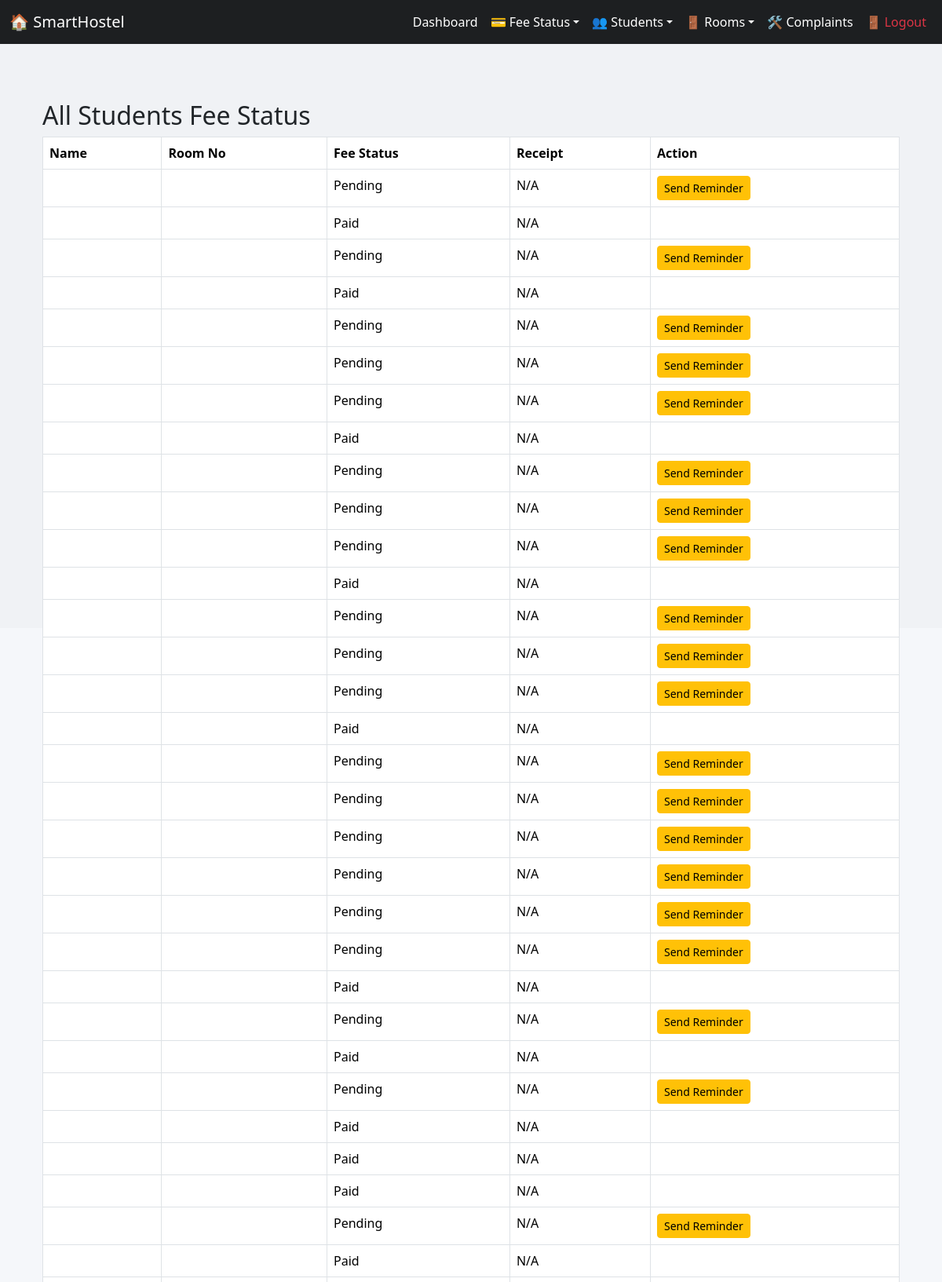
The page /custom-admin/fees/ (signed in, upper part) on the database its author committed.
### hostelapp/models.py (models this page shows, shortened)
class Student(models.Model):
    user = models.OneToOneField(CustomUser, on_delete=models.CASCADE)
    contact_number = models.CharField(max_length=10)
    address = models.TextField()
    room = models.ForeignKey(Room, on_delete=models.SET_NULL, null=True, blank=True, related_name='students')
    payment_status = models.CharField(max_length=20, default='unpaid')
    roll_number = models.CharField(max_length=20)
    department = models.CharField(max_length=100)
    year = models.IntegerField(null=True, blank=True)
    attendance_percent = models.IntegerField(default=0)
    internal_score = models.IntegerField(default=0)
    parent_income = models.IntegerField(default=0)
    scholarship = models.BooleanField(default=False)
    hostel_stay = models.BooleanField(default=True)
    cgpa = models.FloatField(null=True, blank=True)
    previous_default = models.IntegerField(null=True, blank=True)
    has_paid_fees = models.BooleanField(default=False)
    fee_receipt = models.FileField(upload_to='receipts/', null=True, blank=True)
    is_predicted_defaulter = models.BooleanField(default=False)

### hostelapp/views.py (the view)
# urls.py: path('custom-admin/fees/', views.admin_view_all_fees, name='admin_view_all_fees'),
@login_required
@user_passes_test(is_admin)
def admin_view_all_fees(request):
    students = Student.objects.all()
    fee_data = []
    for student in students:
        fee_payment, created = FeePayment.objects.get_or_create(student=student)
        fee_data.append({
            'student': student,
            'fee_paid': fee_payment.fee_paid,
            'receipt': fee_payment.receipt.url if fee_payment.receipt else None,
        })
    context = {'fee_data': fee_data}
    return render(request, 'admin/view_all_fees.html', context)

### hostelapp/views.py (called while the page is built)
def is_admin(user):
    return user.is_superuser or user.is_staff

### hostelml/templates/admin/view_all_fees.html
{% extends 'base.html' %}
{% block content %}
<div class="container mt-5">
    <h2>All Students Fee Status</h2>
    <table class="table table-bordered">
        <thead>
            <tr>
                <th>Name</th>
                <th>Room No</th>
                <th>Fee Status</th>
                <th>Receipt</th>
                <th>Action</th>
            </tr>
        </thead>
        <tbody>
            {% for item in fee_data %}
            <tr>
                <td>{{ item.student.user.get_full_name }}</td>
                <td>{{ item.student.room_number }}</td>
                <td>{{ item.fee_paid|yesno:"Paid,Pending" }}</td>
                <td>
                    {% if item.receipt %}
                        <a href="{{ item.receipt }}" target="_blank">View</a>
                    {% else %}
                        N/A
                    {% endif %}
                </td>
                <td>
                    {% if not item.fee_paid %}
                        <a href="{% url 'send_fee_reminder' item.student.id %}" class="btn btn-warning btn-sm">Send Reminder</a>
                    {% endif %}
                </td>
            </tr>
            {% endfor %}
        </tbody>
    </table>
</div>
{% endblock %}

### hostelml/templates/base.html (style rules this page uses)
html, body { height: 100%; margin: 0; background-color: #f5f7fa; color: #212529; }
a { color: #0d6efd; text-decoration: none; }

### rows shown on the page
Student: fee_paid "Pending", shows "N/A", shows "Send Reminder"
Student: fee_paid "Paid", shows "N/A"
Student: fee_paid "Pending", shows "N/A", shows "Send Reminder"
Student: fee_paid "Paid", shows "N/A"
Student: fee_paid "Pending", shows "N/A", shows "Send Reminder"
Student: fee_paid "Pending", shows "N/A", shows "Send Reminder"
Student: fee_paid "Pending", shows "N/A", shows "Send Reminder"
Student: fee_paid "Paid", shows "N/A"
Student: fee_paid "Pending", shows "N/A", shows "Send Reminder"
Student: fee_paid "Pending", shows "N/A", shows "Send Reminder"
Student: fee_paid "Pending", shows "N/A", shows "Send Reminder"
Student: fee_paid "Paid", shows "N/A"
Student: fee_paid "Pending", shows "N/A", shows "Send Reminder"
Student: fee_paid "Pending", shows "N/A", shows "Send Reminder"
Student: fee_paid "Pending", shows "N/A", shows "Send Reminder"
Student: fee_paid "Paid", shows "N/A"
Student: fee_paid "Pending", shows "N/A", shows "Send Reminder"
Student: fee_paid "Pending", shows "N/A", shows "Send Reminder"
Student: fee_paid "Pending", shows "N/A", shows "Send Reminder"
Student: fee_paid "Pending", shows "N/A", shows "Send Reminder"
Student: fee_paid "Pending", shows "N/A", shows "Send Reminder"
Student: fee_paid "Pending", shows "N/A", shows "Send Reminder"
Student: fee_paid "Paid", shows "N/A"
Student: fee_paid "Pending", shows "N/A", shows "Send Reminder"
Student: fee_paid "Paid", shows "N/A"
Student: fee_paid "Pending", shows "N/A", shows "Send Reminder"
Student: fee_paid "Paid", shows "N/A"
Student: fee_paid "Paid", shows "N/A"
Student: fee_paid "Paid", shows "N/A"
Student: fee_paid "Pending", shows "N/A", shows "Send Reminder"
Student: fee_paid "Paid", shows "N/A"
